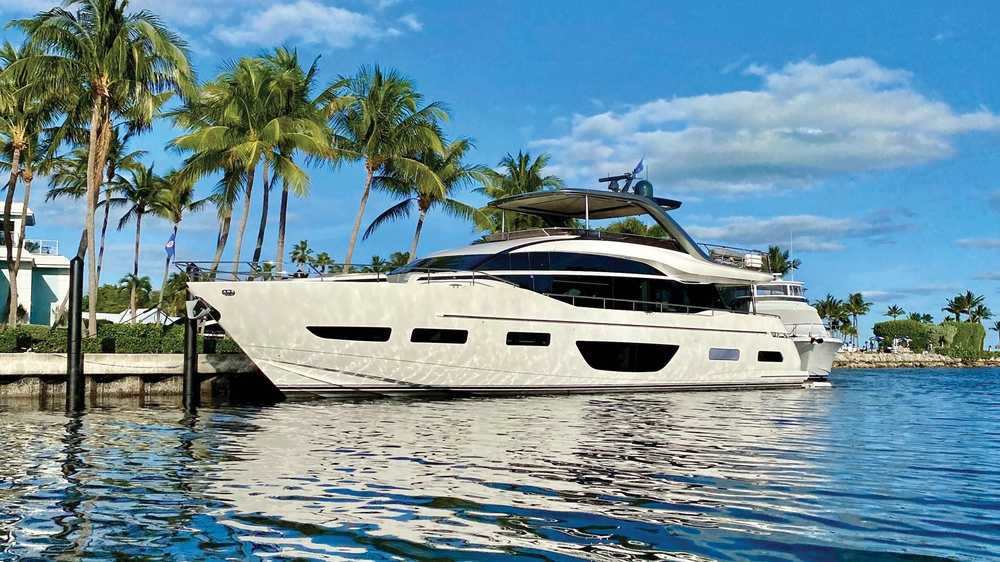
#> input picture exercises/01_image_processing/boat.jpg, 1000 x 562 px, shrunk from 1600 x 900 before the run
$ jupyter execute gradients.ipynb   (shell and % lines are left out)   (older library calls are emulated)
#> lines starting #> are read from the running program, lines starting #| are printed output that depends on the picture; after the words box and inside, x2 and y2 are one past the last pixel; in counts of white or black regions, pixels touching at a corner belong together; long printed decimals are rounded
### exercises/01_image_processing/salt_pepper_m.py
import numpy as np


def salt_pepper(p_sp,sigma,rows,cols):
    noise=np.random.randn(rows,cols)*sigma
    noise[np.random.rand(rows,cols)>=p_sp]=0

    return noise

print(salt_pepper(0.1,1,2,2))

### exercises/01_image_processing/gradients.ipynb
[cell 1]
import cv2
import matplotlib.pyplot as plt
import matplotlib.patches as patches
import numpy as np
import sys
from salt_pepper_m import salt_pepper
plt.rcParams['figure.figsize'] = [12, 8]

[cell 2]
# Load a color image in grayscale
img = cv2.imread('boat.jpg',0).astype(float)/255
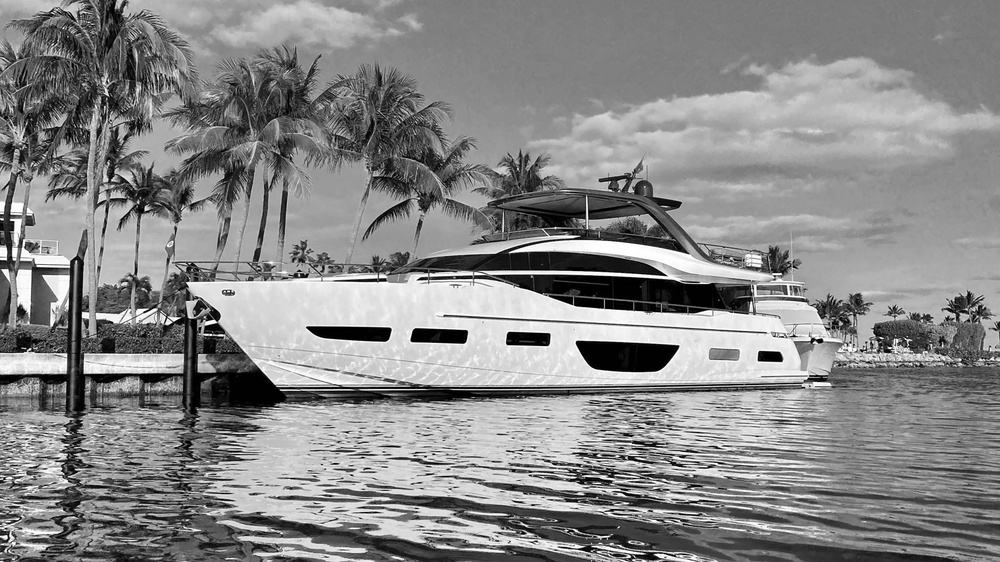
#> img: shape (562, 1000) float64; min 0, max 1, mean 0.534
#img = cv2.imread('boat.jpg',0)

[cell 3]
# Output dtype = cv.CV_8U
sobelx8u = cv2.Sobel(img,cv2.CV_8U,1,0,ksize=5)
# Output dtype = cv.CV_64F. Then take its absolute and convert to cv.CV_8U
sobelx64f = cv2.Sobel(img,cv2.CV_64F,1,0,ksize=5)
abs_sobel64f = np.absolute(sobelx64f)
sobel_8u = np.uint8(abs_sobel64f)
plt.subplot(1,3,1),plt.imshow(img,cmap = 'gray')
plt.title('Original'), plt.xticks([]), plt.yticks([])
plt.subplot(1,3,2),plt.imshow(sobelx8u,cmap = 'gray')
plt.title('Sobel CV_8U'), plt.xticks([]), plt.yticks([])
plt.subplot(1,3,3),plt.imshow(sobel_8u,cmap = 'gray')
plt.title('Sobel abs(CV_64F)'), plt.xticks([]), plt.yticks([])
plt.show()

plt.imshow(sobel_8u,cmap = 'gray')
plt.title('Sobel abs(CV_64F)'), plt.xticks([]), plt.yticks([])
plt.show()

[cell 4]
# Laplacian
laplacianx64f = cv2.Laplacian(img,cv2.CV_64F)
abs_laplacian64f = np.absolute(laplacianx64f)
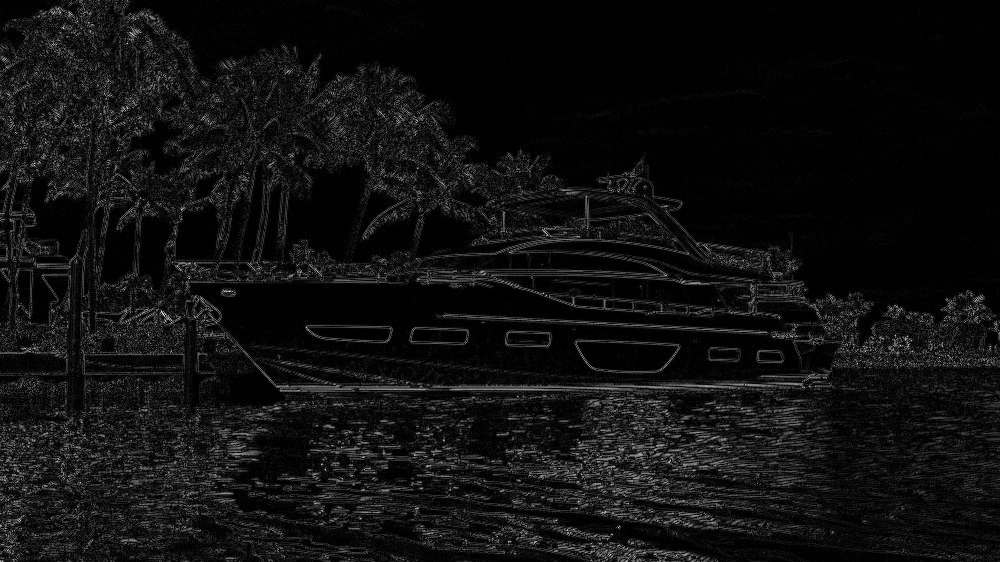
#> abs_laplacian64f: shape (562, 1000) float64; min 0, max 2.36, mean 0.154; drawn with min black and max white
laplacian_8u = np.uint8(abs_laplacian64f)

print(np.max(abs_laplacian64f))
#| 2.361

plt.imshow(abs_laplacian64f,cmap = 'gray')
plt.title('Laplacian abs(CV_64F)'), plt.xticks([]), plt.yticks([])
plt.show()

[cell 5]
#Proper way as explained in videos
sobelx = cv2.Sobel(img,cv2.CV_64F,1,0,ksize=3)
sobely = cv2.Sobel(img,cv2.CV_64F,0,1,ksize=3)

sobelxy = np.sqrt(np.power(sobelx,2)+np.power(sobely,2))/(4*np.sqrt(2))


print(np.min(sobelxy))
#| 0.0
print(np.max(sobelxy))
#| 0.7317

plt.imshow(sobelx,cmap = 'gray')
plt.title('Sobel X'), plt.xticks([]), plt.yticks([])
plt.show()

plt.imshow(sobely,cmap = 'gray')
plt.title('Sobel Y'), plt.xticks([]), plt.yticks([])
plt.show()

plt.imshow(sobelxy,cmap = 'gray')
plt.title('Sobel XY'), plt.xticks([]), plt.yticks([])
plt.show()

[cell 6]
#With gaussian blur as well
img_blur=cv2.GaussianBlur(img,(31,31),3)
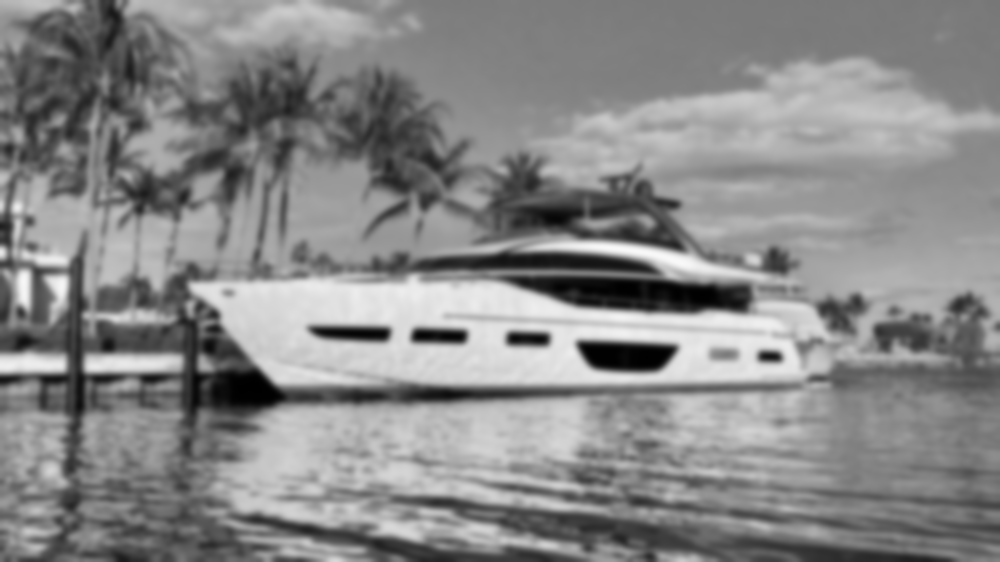
#> img_blur: shape (562, 1000) float64; min 0.00352, max 0.977, mean 0.534
sobelx = cv2.Sobel(img_blur,cv2.CV_64F,1,0,ksize=3)
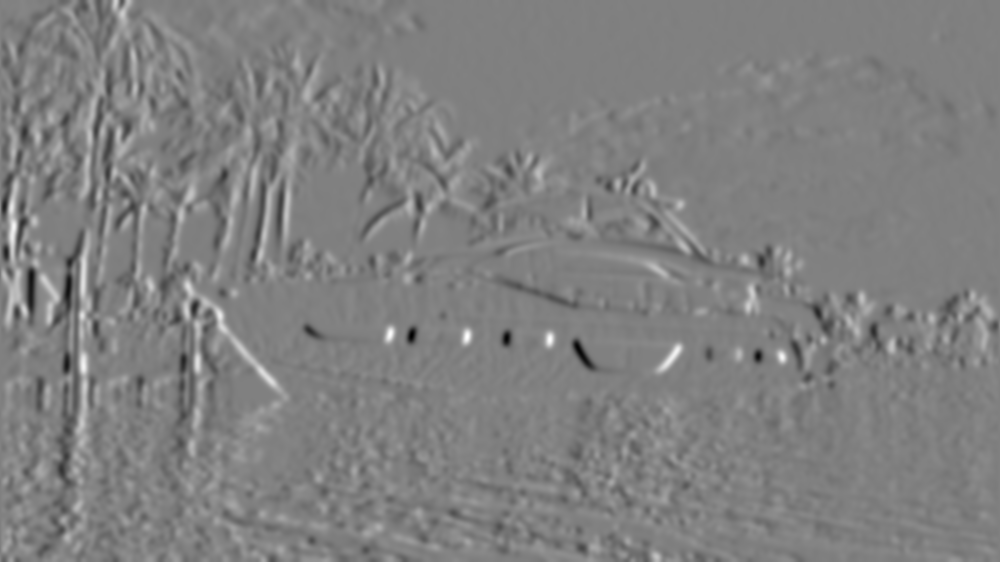
#> sobelx: shape (562, 1000) float64; min -0.881, max 0.869, mean 0.000301; drawn with min black and max white
sobely = cv2.Sobel(img_blur,cv2.CV_64F,0,1,ksize=3)
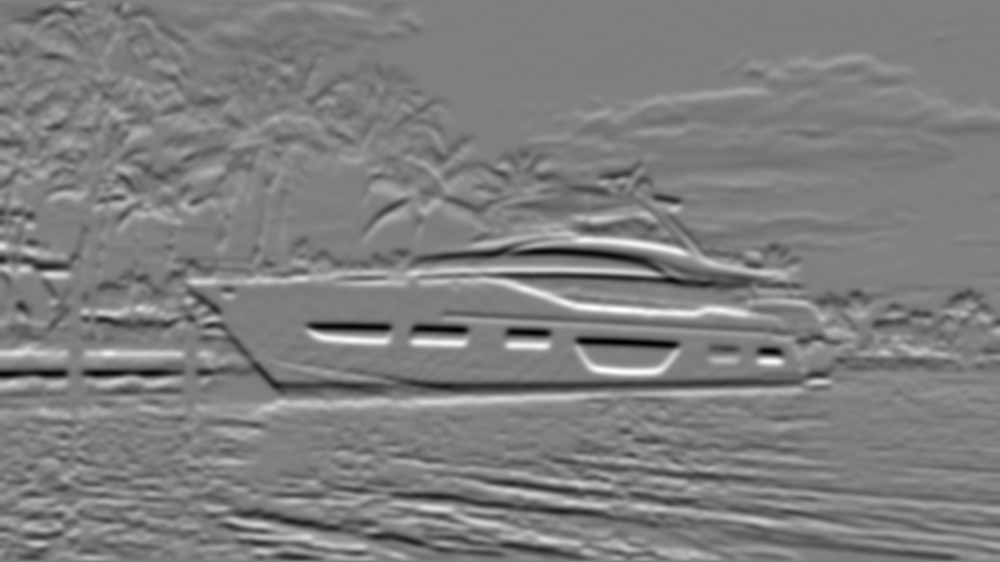
#> sobely: shape (562, 1000) float64; min -0.97, max 0.976, mean -0.00265; drawn with min black and max white

sobelxy = np.sqrt(np.power(sobelx,2)+np.power(sobely,2))/(4*np.sqrt(2))
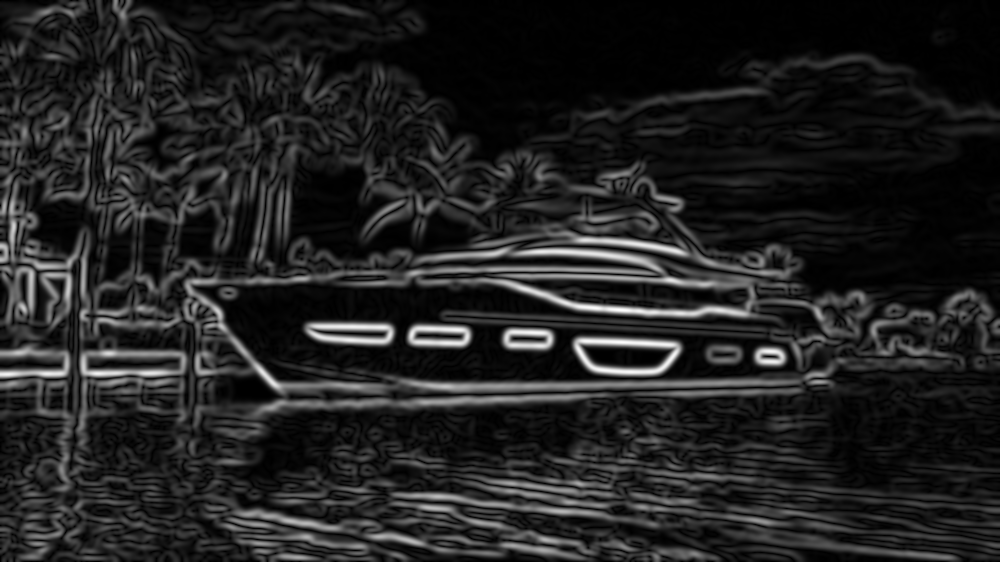
#> sobelxy: shape (562, 1000) float64; min 0, max 0.173, mean 0.0231; drawn with min black and max white


print(np.min(sobelxy))
#| 0.0
print(np.max(sobelxy))
#| 0.1729

plt.imshow(sobelx,cmap = 'gray')
plt.title('Sobel X'), plt.xticks([]), plt.yticks([])
plt.show()

plt.imshow(sobely,cmap = 'gray')
plt.title('Sobel Y'), plt.xticks([]), plt.yticks([])
plt.show()

plt.imshow(sobelxy,cmap = 'gray')
plt.title('Sobel XY'), plt.xticks([]), plt.yticks([])
plt.show()

[cell 7]
#Thresholding
print(np.max(sobelxy))
#| 0.1729
print(np.min(sobelxy))
#| 0.0

thresholded=sobelxy/np.max(sobelxy)
thresh=0.3

#thresholded[thresholded>=thresh]=1
thresholded[thresholded<thresh]=0
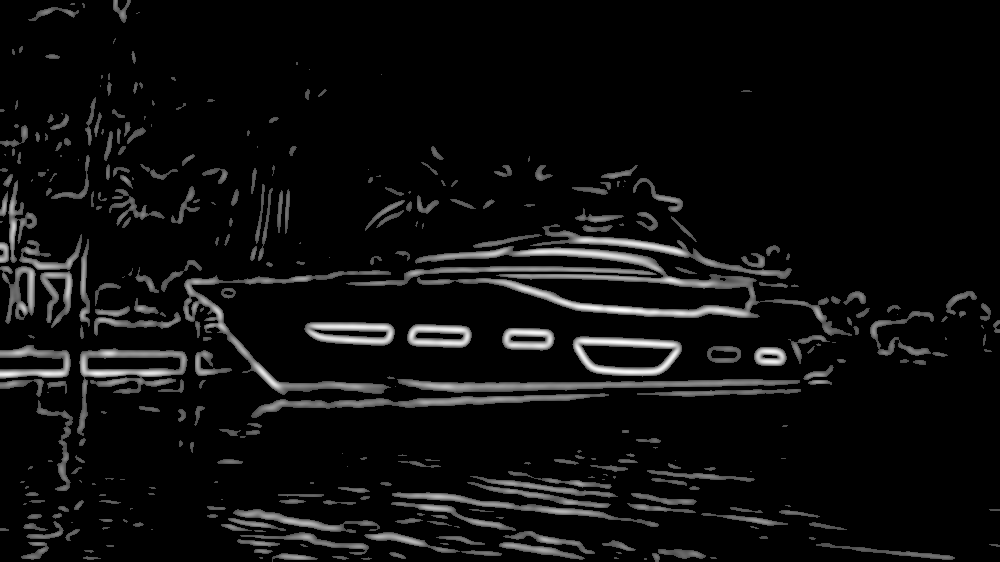
#> thresholded: shape (562, 1000) float64; min 0, max 1, mean 0.0548

plt.imshow(thresholded,cmap = 'gray')
plt.title('Thresholded image'), plt.xticks([]), plt.yticks([])
plt.show()

[cell 8]
#Canny edge detector
img_8U=(img*255).astype(np.uint8)
edges=cv2.Canny(img_8U,230,250)
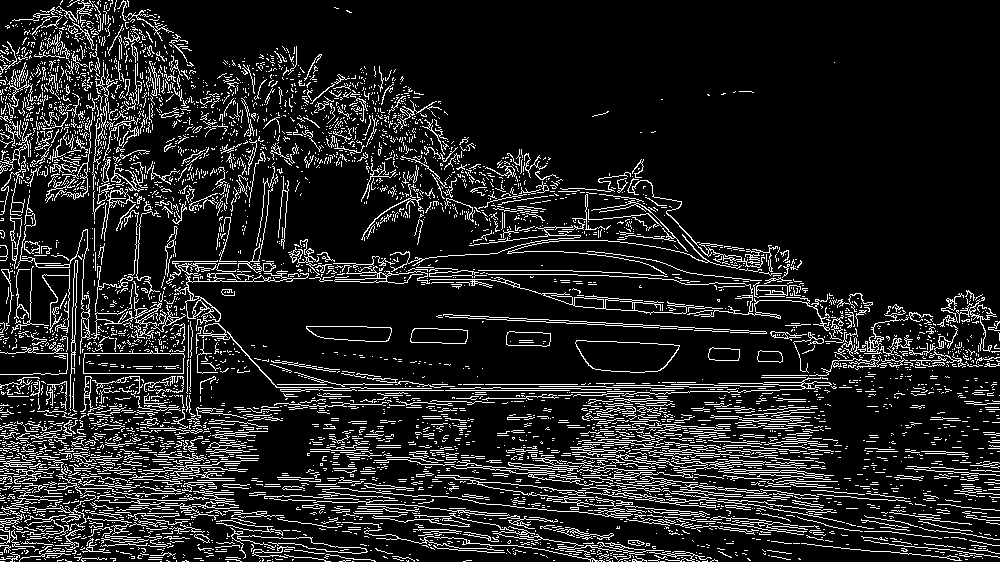
#> edges: shape (562, 1000); 12.9% white in thin lines or dots

plt.imshow(edges,cmap = 'gray')
plt.title('Canny edges image'), plt.xticks([]), plt.yticks([])
plt.show()

$ run again, with exercises/01_image_processing/shapes.jpg copied over exercises/01_image_processing/boat.jpg
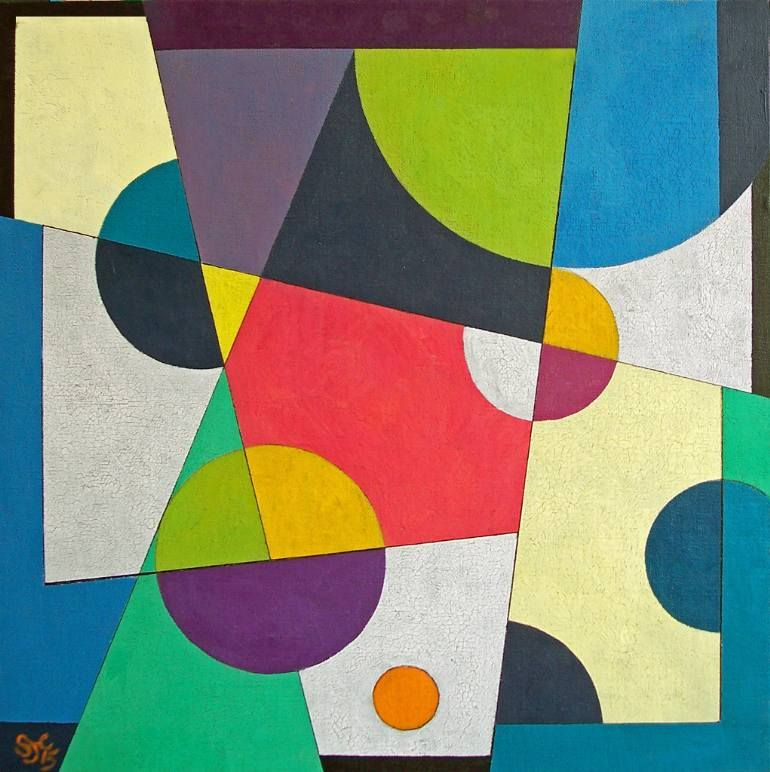
#> input picture exercises/01_image_processing/shapes.jpg, 770 x 772 px
#> laplacian_8u: shape (772, 770); values 0 (black) and 1 (white), 0.02% white in thin lines or dots, all inside (x1, y1, x2, y2) = (16, 0, 752, 665)
#| 1.765
#| 0.0
#| 0.6232
#> `sobely = cv2.Sobel(img_blur,cv2.CV_64F,0,1,ksize=3)`:
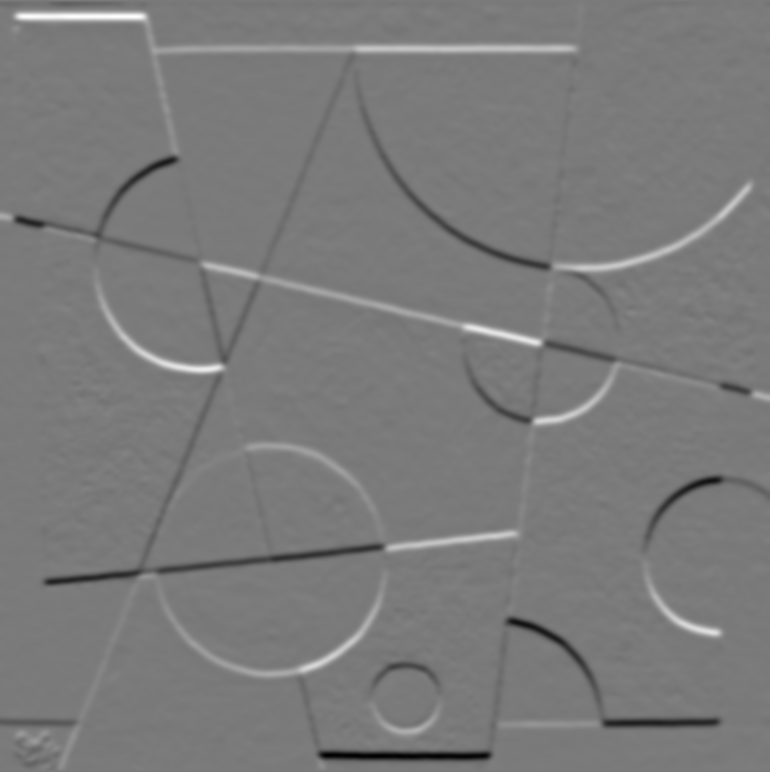
#> sobely: shape (772, 770) float64; min -0.747, max 0.804, mean 0.000636; drawn with min black and max white
#| 0.0
#| 0.1422
#| 0.1422
#| 0.0
#> `edges=cv2.Canny(img_8U,230,250)`:
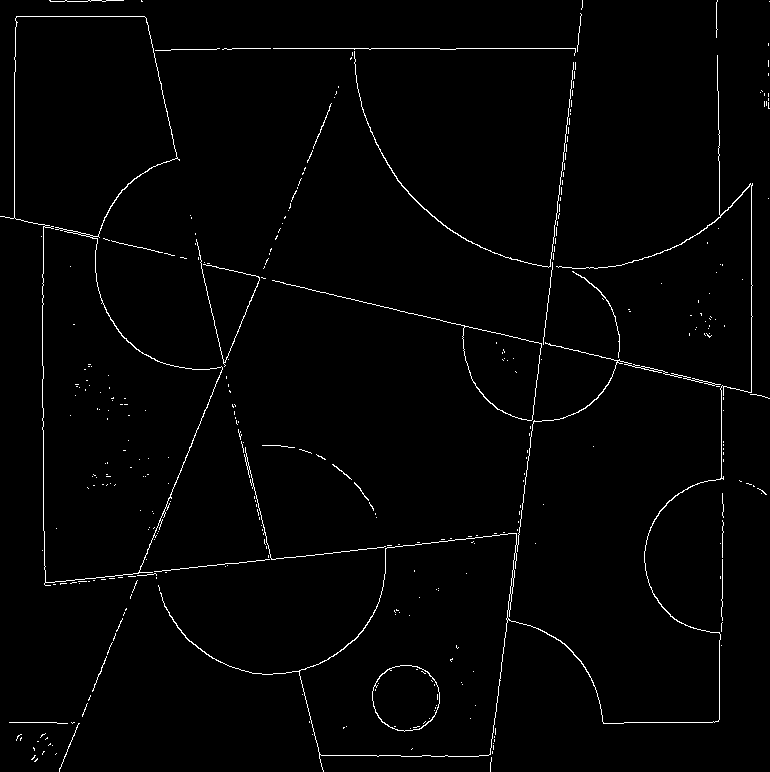
#> edges: shape (772, 770); 1.6% white in thin lines or dots
